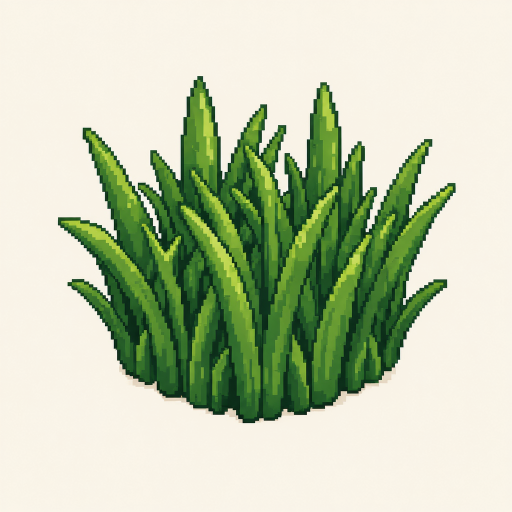
#> input picture preview/assets/character-redraw/wild-grass-new-concept.png, 1024 x 1024 px (shown at 1/2 size)
$ python build_wild_grass_selected.py
#> lines starting #> are read from the running program, lines starting #| are printed output that depends on the picture
### tools/build_player_idle_selected.py
#!/usr/bin/env python3
"""Extract selected idle pose concepts and their in-between studies without changing standing art."""
from collections import deque
from pathlib import Path
from PIL import Image
ROOT=Path(__file__).resolve().parents[1]

def extract(path):
    im=Image.open(path).convert('RGBA');w,h=im.size;p=im.load();seen=bytearray(w*h);queue=deque()
#> after `w, h = im.size`: w = 1024; h = 1024
    def visit(x,y):
        i=y*w+x
        if seen[i]:return
        seen[i]=1;r,g,b,_=p[x,y]
        if r>=190 and g>=180 and b>=155 and abs(r-g)<40 and abs(g-b)<45:queue.append((x,y))
    for x in range(w):visit(x,0);visit(x,h-1)
#> this loop made 1024 passes
    for y in range(h):visit(0,y);visit(w-1,y)
#> this loop made 1024 passes
    while queue:
        x,y=queue.popleft();p[x,y]=(0,0,0,0)
        if x:visit(x-1,y)
        if x+1<w:visit(x+1,y)
        if y:visit(x,y-1)
        if y+1<h:visit(x,y+1)
    box=im.getbbox()
    if not box or box[0]==0 or box[1]==0 or box[2]==w or box[3]==h:raise ValueError(f'Extraction touches edge: {path}: {box}')
    return im.crop(box),box

# [21 lines left out: function main, not called in this run]
# [1 lines that do not run on import are left out]

### tools/clean_plant_ground.py
"""Remove baked-in pale ground shading before anchoring plant artwork."""
def clean_ground_shadow(im):
    im=im.copy();px=im.load();w,h=im.size
    # Concept shadows are low-chroma, pale pixels below the foliage. Restrict
    # removal to the bottom quarter so highlights and colored blossoms survive.
    for y in range(h*3//4,h):
        for x in range(w):
            r,g,b,a=px[x,y]
            if a and min(r,g,b)>130 and max(r,g,b)-min(r,g,b)<48: px[x,y]=(0,0,0,0)
    # Remove any remaining faint shadow below the last row of dark foliage.
    last=0
    for y in range(h):
        if sum(1 for x in range(w) if px[x,y][3] and max(px[x,y][:3])<130)>=5: last=y
    im=im.crop((0,0,w,min(h,last+2)))
    return im.crop(im.getbbox())

### tools/build_wild_grass_selected.py
#!/usr/bin/env python3
"""Prepare the selected tuft as a transparent sprite without replacing older artwork."""
from pathlib import Path
import colorsys
from PIL import Image
from build_player_idle_selected import extract
from clean_plant_ground import clean_ground_shadow

root=Path(__file__).resolve().parents[1]
art,_=extract(root/'preview/assets/character-redraw/wild-grass-new-concept.png')
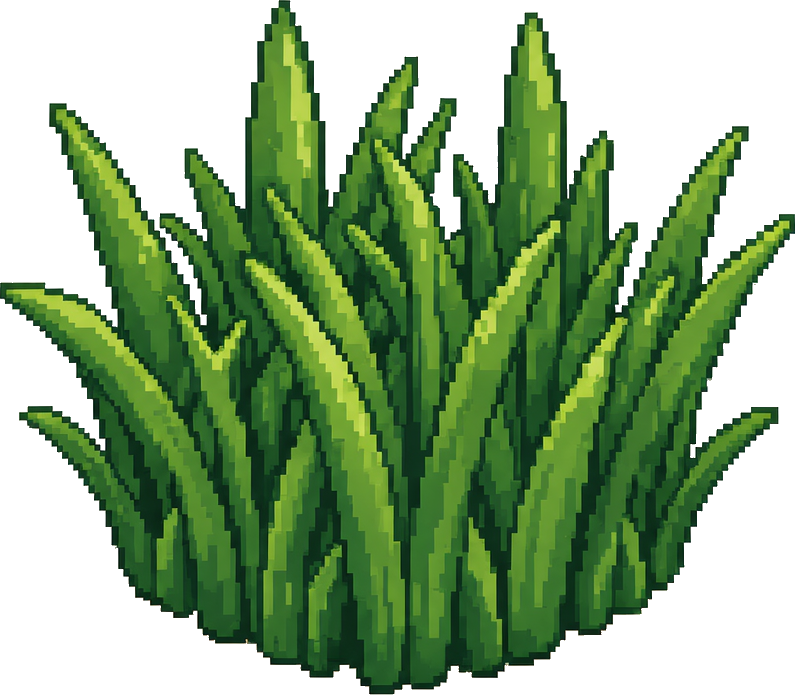
#> art: PIL image 795x695 RGBA; mean R, G, B, A 36.7, 64.8, 24.7, 148.4; transparent parts drawn white
art=clean_ground_shadow(art)
# Match the island's softer sage-green palette while retaining the chosen blade
# shapes, highlights and alpha. Do this before scaling so edges are softened once.
pixels=art.load()
for y in range(art.height):
    for x in range(art.width):
        r,g,b,a=pixels[x,y]
        if not a: continue
        h,s,v=colorsys.rgb_to_hsv(r/255,g/255,b/255)
        if g>r and g>b:
            h=max(.29,min(.37,h));s*=.55
            r,g,b=(round(c*255) for c in colorsys.hsv_to_rgb(h,s,v))
        pixels[x,y]=(r,g,b,a)
# The previous Android grass has a 2:1 sprite box. Centre the original proportions
# in a box of the same shape rather than stretching the vertical blades sideways.
art.thumbnail((480,256),Image.Resampling.LANCZOS)
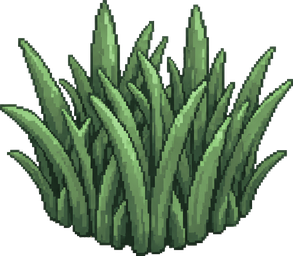
#> art: PIL image 293x256 RGBA; mean R, G, B, A 49.4, 69.1, 46.2, 148.5; transparent parts drawn white
canvas=Image.new('RGBA',(512,256))
#> canvas: PIL image 512x256 RGBA; every value is 0
canvas.alpha_composite(art,((512-art.width)//2,256-art.height))
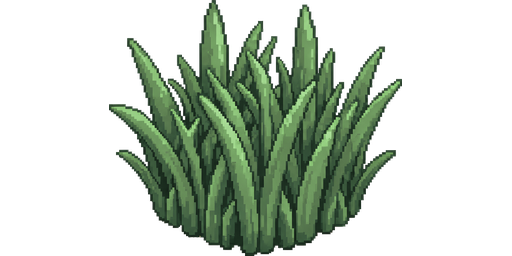
#> canvas: PIL image 512x256 RGBA; mean R, G, B, A 28.3, 39.5, 26.4, 85; transparent parts drawn white
out=root/'preview/assets/wild-grass-selected.png'
canvas.save(out,optimize=True)
(root/'app/src/main/res/drawable-nodpi/wild_grass_selected.png').write_bytes(out.read_bytes())
